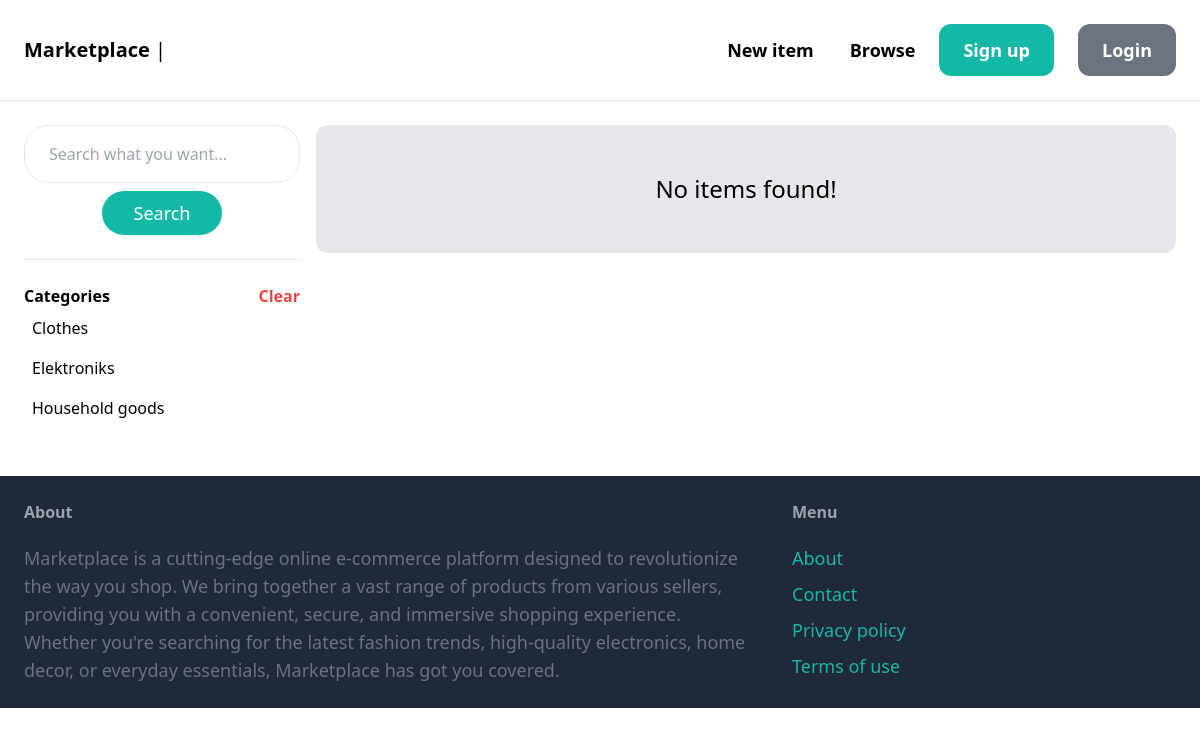
Page /items/ on the earlier database version.
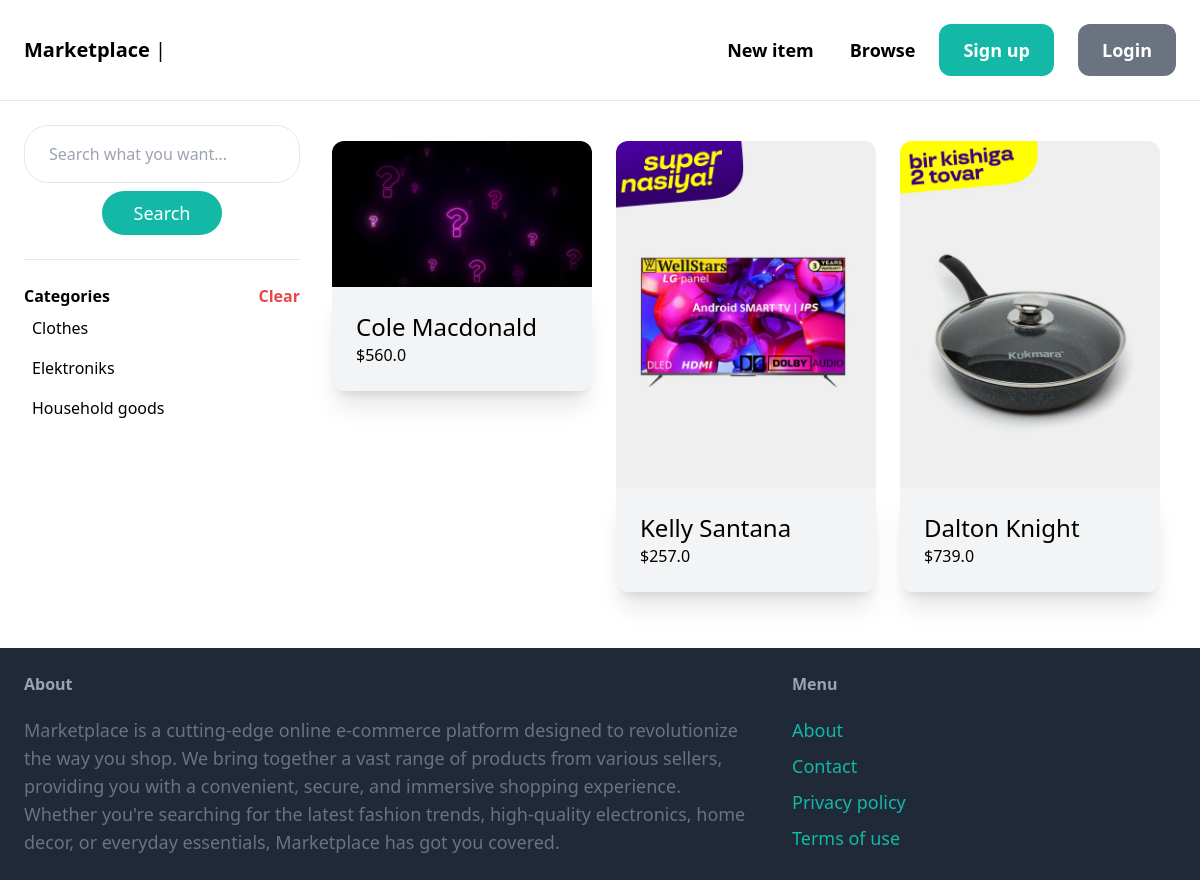
Same page on the later database version.
### item/models.py (models this page shows, shortened)
class Category(models.Model):
    name=models.CharField(max_length=255, unique=True)
    class Meta:
        ordering = ('name',)
        verbose_name_plural = 'Categories'

class Item(models.Model):
    category = models.ForeignKey(Category, related_name='items', on_delete=models.CASCADE)
    name = models.CharField(max_length=255)
    description = models.TextField(blank=True,null=True)
    size = models.CharField(max_length=100,blank=True,null=True)
    color = models.CharField(max_length=100,blank=True,null=True)
    gender = models.CharField(max_length=100,blank=True,null=True)
    price=models.FloatField(default=0.0)
    image = models.ImageField(upload_to='item_images', blank=True, null=True)
    is_sold = models.BooleanField(default=False)
    created_by = models.ForeignKey(User, on_delete=models.CASCADE, related_name='items')
    created_at=models.DateTimeField(auto_now_add=True)

### item/views.py (the view)
# urls.py: path('items/', include('item.urls')),
def items(request):
    query = request.GET.get('query','')
    items = Item.objects.filter(is_sold=False)
    categories = Category.objects.all()
    category_id = request.GET.get('category',0)
    if category_id:
        items = items.filter(category_id=category_id)
    if query:
        items = items.filter(Q(name__icontains=query)|
                             Q(description__icontains=query))
    return render(request, 'item/items.html',{
        'items':items,
        'query':query,
        'categories':categories,
        'category_id':int(category_id),
    })

### item/templates/item/items.html (shortened to what this page needs)
{% extends 'core/base.html' %}
{% block content %}
    <div class="pb-6 sm:grid grid-cols-4 gap-4">
        <div class="col-span1">
            <form class="flex items-center flex-col" action="{% url 'item:items' %}" method="get">
                <input type="text" name="query" class="w-full py-4 px-6 border  rounded-3xl" value="{{query}}" required placeholder="Search what you want...">
                <button class="mt-2 py-2 px-8 text-lg bg-teal-500 text-white rounded-3xl ">Search</button>
            </form>
            <hr class="my-6">
            <div class="hidden sm:block">
                <p class="font-semibold relative w-full dark:text-white">Categories
                    <a href="{% url 'item:items' %}" class="absolute right-0 text-red-500">Clear</a>
                </p>
                <ul>
                    {% for category in categories %}
                        <li class="py-2 px-2 dark:text-white rounded-xl {% if category.id == category_id %} bg-gray-500 text-white {% endif %}">
                            <a href="{% url 'item:items' %}?query={{ query }}&category={{ category.id }}" >{{category.name}}</a>
                        </li>
                    {% endfor %}
                </ul>
            </div>
        </div>
        <div class="sm:col-span-3">
                {% if items %}
                <div class="row ">
                {% for item in items %}
                    <div class="column m-2  ">
                        <a href="{% url 'item:detail' item.id %}" class="">
                            <div class="    ">
                                <img src="{{ item.image.url }}" class="w-full rounded-t-xl dark:brightness-50   hover:drop-shadow-xl" alt="">
                            </div>
                            <div class="p-6 bg-gray-100 dark:text-white dark:bg-gray-800  rounded-b-xl shadow-xl hover:shadow-2xl">
                                <h2 class="sm:text-2xl text-lg break-words">{{ item.name }}</h2>
                                <p class="light:text-gray-700">${{item.price}}</p>
                            </div>
                        </a>
                    </div>
                {% endfor %}
            </div>
                {% else %}
                <div class="w-full col-span-3 p-12 flex justify-center bg-gray-200 rounded-xl">
                <h1 class="text-2xl font-normal">No items found!</h1>
                </div>
                {% endif %}
        </div>
    </div>
{% endblock content %}

Differences in the rows shown:
added Item: image (picture), name "Cole Macdonald", price "560.0"
added Item: image (picture), name "Kelly Santana", price "257.0"
added Item: image (picture), name "Dalton Knight", price "739.0"
Other differences:
text no longer shown: "No items found!"
